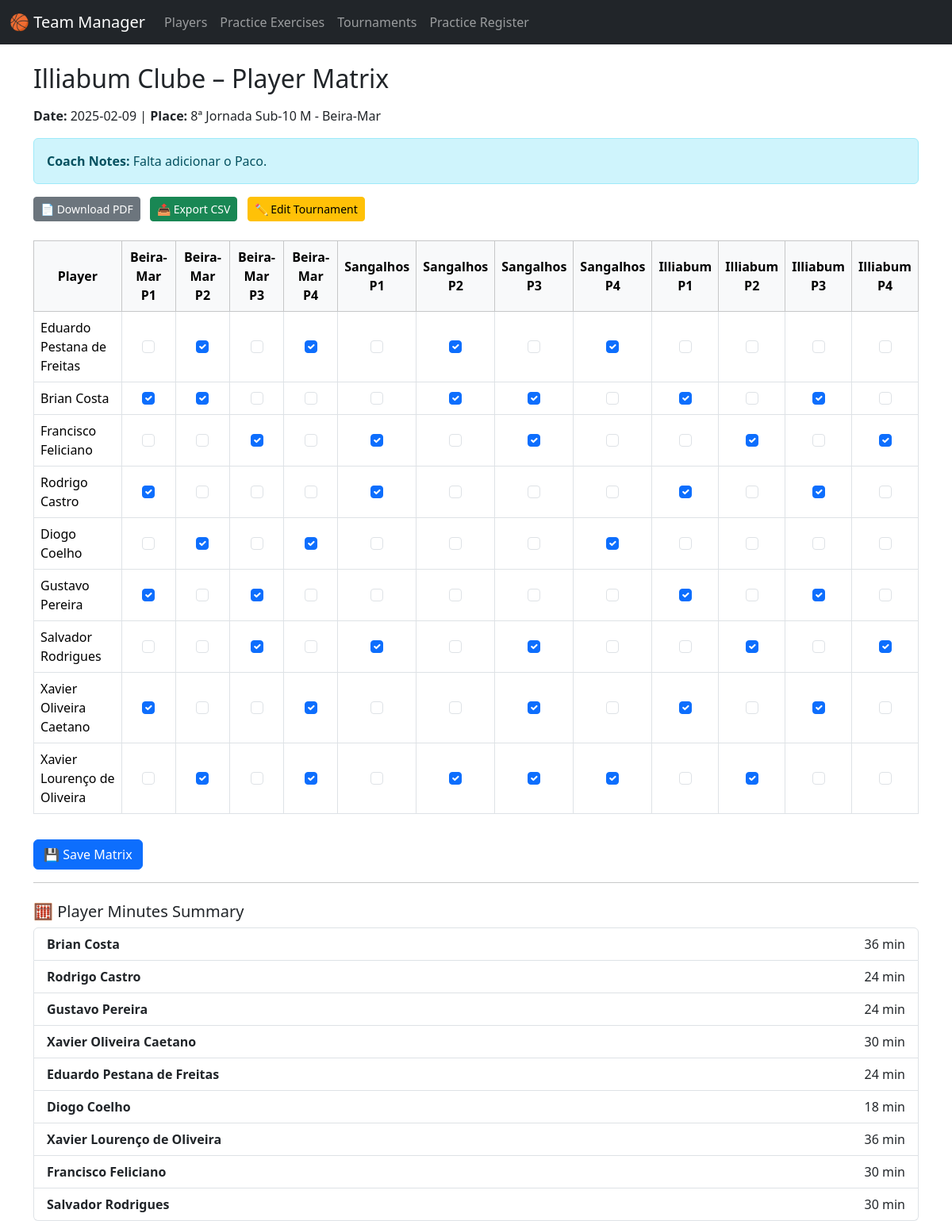
The app's page /tournament/2 with its own data.
### app.py (models this page shows)
class TournamentModel(db.Model):
    id = db.Column(db.Integer, primary_key=True)
    date = db.Column(db.String(20), nullable=False)
    place = db.Column(db.String(100), nullable=False)
    team_name = db.Column(db.String(100), nullable=False)
    opponents = db.Column(db.Text)  # comma-separated opponent names
    players = db.Column(db.Text)    # comma-separated player names
    coach_notes = db.Column(db.Text)  # Add this line

class TournamentMatrixModel(db.Model):
    id = db.Column(db.Integer, primary_key=True)
    tournament_id = db.Column(db.Integer, db.ForeignKey('tournament_model.id'), nullable=False)
    player_name = db.Column(db.String(100), nullable=False)
    opponent_name = db.Column(db.String(100), nullable=False)
    period = db.Column(db.Integer, nullable=False)  # 1 to 4
    played = db.Column(db.Boolean, default=False)

### app.py (the view, shortened to what this page needs)
@app.route('/tournament/<int:tournament_id>', methods=['GET', 'POST'])
def tournament_detail(tournament_id):
    tournament = TournamentModel.query.get_or_404(tournament_id)
    players = [p.strip() for p in tournament.players.split(',') if p.strip()]
    opponents = [op.strip() for op in tournament.opponents.split(',') if op.strip()]
    periods = [1, 2, 3, 4]
    existing_matrix = {
        f"{m.opponent_name}_{m.period}_{m.player_name}".replace(" ", "_"): m.played
        for m in TournamentMatrixModel.query.filter_by(tournament_id=tournament_id).all()
    }
    from collections import defaultdict
    stats = defaultdict(int)
    for entry in TournamentMatrixModel.query.filter_by(tournament_id=tournament_id).all():
        if entry.played:
            stats[entry.player_name.strip()] += 6  # 6 minutes per period
    return render_template("tournament_detail.html",
                           tournament=tournament,
                           players=players,
                           opponents=opponents,
                           periods=periods,
                           matrix=existing_matrix,
                           stats=stats)

### templates/tournament_detail.html (shortened to what this page needs)
<!DOCTYPE html>
<html>
<head>
  <link href="https://cdn.jsdelivr.net/npm/bootstrap@5.3.3/dist/css/bootstrap.min.css" rel="stylesheet">
</head>
<body>
<nav class="navbar navbar-expand-lg navbar-dark bg-dark mb-4">
  <div class="container-fluid">
    <a class="navbar-brand" href="/">🏀 Team Manager</a>
    <div class="collapse navbar-collapse">
      <ul class="navbar-nav me-auto">
        <li class="nav-item"><a class="nav-link" href="/players">Players</a></li>
        <li class="nav-item"><a class="nav-link" href="/practice-exercises">Practice Exercises</a></li>
        <li class="nav-item"><a class="nav-link" href="/tournaments">Tournaments</a></li>
        <li class="nav-item"><a class="nav-link" href="/practice-register">Practice Register</a></li>
      </ul>
    </div>
  </div>
</nav>
<div class="container">
  <h2 class="mb-3">{{ tournament.team_name }} – Player Matrix</h2>
  <p><strong>Date:</strong> {{ tournament.date }} | <strong>Place:</strong> {{ tournament.place }}</p>
  {% if tournament.coach_notes %}
    <div class="alert alert-info">
      <strong>Coach Notes:</strong> {{ tournament.coach_notes }}
    </div>
  {% endif %}
  <div class="mb-4">
    <a href="/tournament/{{ tournament.id }}/pdf" class="btn btn-secondary btn-sm me-2" target="_blank">📄 Download PDF</a>
    <a href="/tournament/{{ tournament.id }}/export/csv" class="btn btn-success btn-sm me-2">📤 Export CSV</a>
    <a href="/tournament/{{ tournament.id }}/edit" class="btn btn-warning btn-sm">✏️ Edit Tournament</a>
  </div>
  <form method="post">
    <div class="table-responsive">
      <table class="table table-bordered align-middle">
        <thead class="table-light sticky-top">
          <tr>
            <th>Player</th>
            {% for opponent in opponents %}
              {% for period in periods %}
                <th>{{ opponent }}<br>P{{ period }}</th>
              {% endfor %}
            {% endfor %}
          </tr>
        </thead>
        <tbody>
          {% for player in players %}
            <tr>
              <td class="text-start">{{ player }}</td>
              {% for opponent in opponents %}
                {% for period in periods %}
                  {% set key = (opponent ~ "_" ~ period ~ "_" ~ player).replace(" ", "_") %}
                  <td>
                    <input class="form-check-input" type="checkbox" name="{{ key }}" {% if matrix.get(key) %}checked{% endif %}>
                  </td>
                {% endfor %}
              {% endfor %}
            </tr>
          {% endfor %}
        </tbody>
      </table>
    </div>
    <button type="submit" class="btn btn-primary mt-3">💾 Save Matrix</button>
  </form>
  {% if stats %}
    <hr>
    <h5 class="mt-4">🧮 Player Minutes Summary</h5>
    <ul class="list-group">
      {% for player, minutes in stats.items() %}
        <li class="list-group-item d-flex justify-content-between">
          <strong>{{ player }}</strong>
          <span>{{ minutes }} min</span>
        </li>
      {% endfor %}
    </ul>
  {% endif %}
</div>
</body>
</html>

### templates/tournament_detail.html (style rules this page uses)
table th, table td { text-align: center; vertical-align: middle; }
.sticky-top { position: sticky; top: 0; background: #f8f9fa; z-index: 1; }

### records on screen
TournamentModel: team_name "Illiabum Clube", date "2025-02-09", place "8ª Jornada Sub-10 M - Beira-Mar", coach_notes "Falta adicionar o Paco."
TournamentMatrixModel: player_name "Brian Costa", minutes "36"
TournamentMatrixModel: player_name "Rodrigo Castro", minutes "24"
TournamentMatrixModel: player_name "Gustavo Pereira", minutes "24"
TournamentMatrixModel: player_name "Xavier Oliveira Caetano", minutes "30"
TournamentMatrixModel: player_name "Eduardo Pestana de Freitas", minutes "24"
TournamentMatrixModel: player_name "Diogo Coelho", minutes "18"
TournamentMatrixModel: player_name "Xavier Lourenço de Oliveira", minutes "36"
TournamentMatrixModel: player_name "Francisco Feliciano", minutes "30"
TournamentMatrixModel: player_name "Salvador Rodrigues", minutes "30"

### other values on screen
{{ opponent }} "Beira-Mar" "Beira-Mar" "Beira-Mar" "Beira-Mar" "Sangalhos" "Sangalhos" "Sangalhos" "Sangalhos" "Illiabum" "Illiabum" "Illiabum" "Illiabum"
{{ period }} "1" "2" "3" "4" "1" "2" "3" "4" "1" "2" "3" "4"
{{ player }} "Eduardo Pestana de Freitas" "Brian Costa" "Francisco Feliciano" "Rodrigo Castro" "Diogo Coelho" "Gustavo Pereira" "Salvador Rodrigues" "Xavier Oliveira Caetano" "Xavier Lourenço de Oliveira"
